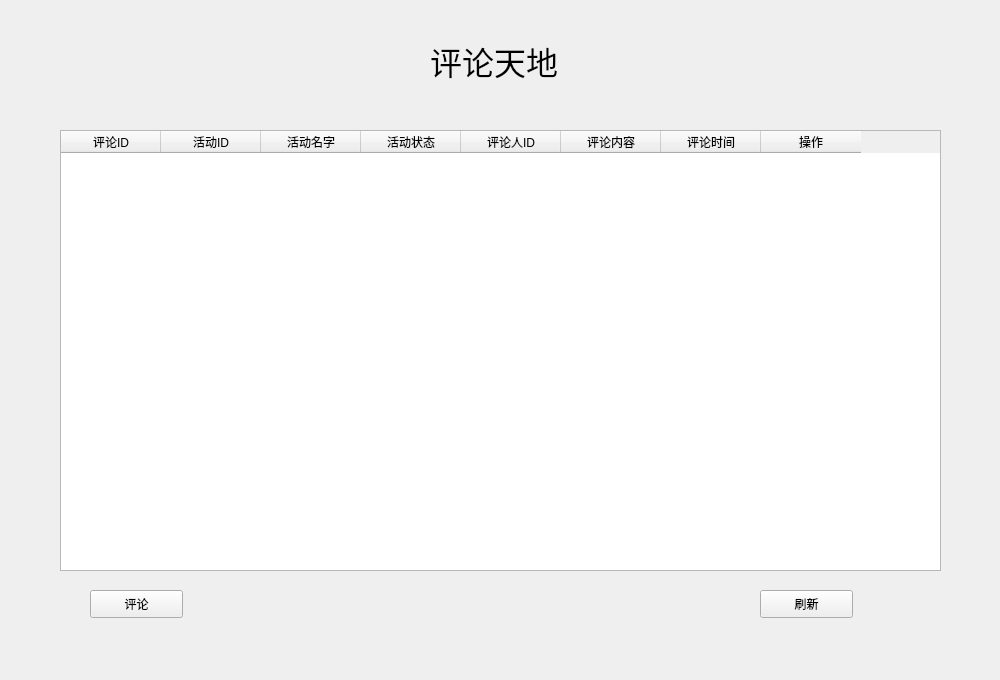
<?xml version="1.0" encoding="UTF-8"?>
<ui version="4.0">
 <class>comment</class>
 <widget class="QWidget" name="comment">
  <property name="geometry">
   <rect>
    <x>0</x>
    <y>0</y>
    <width>1000</width>
    <height>680</height>
   </rect>
  </property>
  <property name="minimumSize">
   <size>
    <width>1000</width>
    <height>680</height>
   </size>
  </property>
  <property name="maximumSize">
   <size>
    <width>1000</width>
    <height>680</height>
   </size>
  </property>
  <property name="windowTitle">
   <string>Form</string>
  </property>
  <widget class="QLabel" name="COMMENT">
   <property name="geometry">
    <rect>
     <x>430</x>
     <y>20</y>
     <width>351</width>
     <height>81</height>
    </rect>
   </property>
   <property name="font">
    <font>
     <pointsize>24</pointsize>
    </font>
   </property>
   <property name="text">
    <string>评论天地</string>
   </property>
  </widget>
  <widget class="QTableWidget" name="CommentTable">
   <property name="geometry">
    <rect>
     <x>60</x>
     <y>130</y>
     <width>881</width>
     <height>441</height>
    </rect>
   </property>
   <column>
    <property name="text">
     <string>评论ID</string>
    </property>
   </column>
   <column>
    <property name="text">
     <string>活动ID</string>
    </property>
   </column>
   <column>
    <property name="text">
     <string>活动名字</string>
    </property>
   </column>
   <column>
    <property name="text">
     <string>活动状态</string>
    </property>
   </column>
   <column>
    <property name="text">
     <string>评论人ID</string>
    </property>
   </column>
   <column>
    <property name="text">
     <string>评论内容</string>
    </property>
   </column>
   <column>
    <property name="text">
     <string>评论时间</string>
    </property>
   </column>
   <column>
    <property name="text">
     <string>操作</string>
    </property>
   </column>
  </widget>
  <widget class="QPushButton" name="CommentButton">
   <property name="geometry">
    <rect>
     <x>90</x>
     <y>590</y>
     <width>93</width>
     <height>28</height>
    </rect>
   </property>
   <property name="text">
    <string>评论</string>
   </property>
  </widget>
  <widget class="QPushButton" name="FlushButton">
   <property name="geometry">
    <rect>
     <x>760</x>
     <y>590</y>
     <width>93</width>
     <height>28</height>
    </rect>
   </property>
   <property name="text">
    <string>刷新</string>
   </property>
  </widget>
 </widget>
 <resources/>
 <connections/>
</ui>
